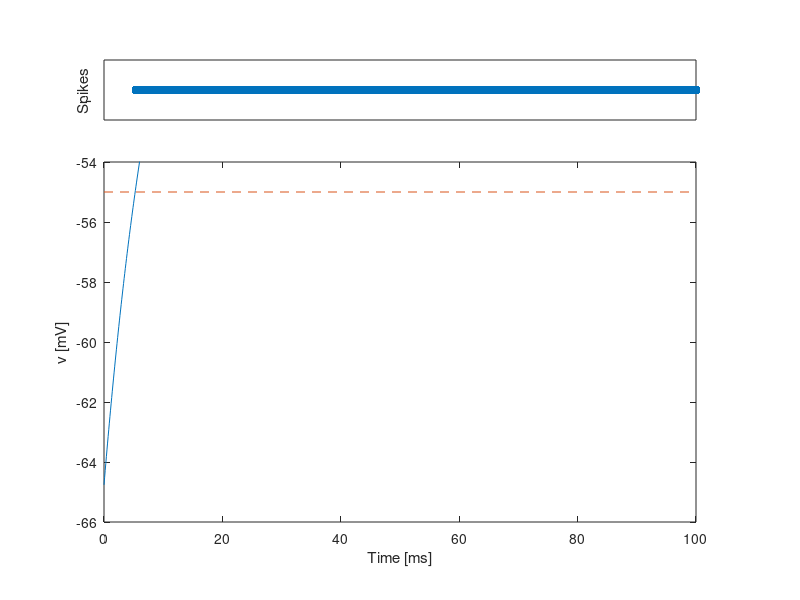

Write the MATLAB code that produced this figure.
clear; clf;

dt=0.1;
tau=10;
E_L=-65;
theta=-55;
RI_ext=24;

t_step=0; v=E_L;
for t=0:dt:100;
    t_step=t_step+1;
    s=v>theta;
    v=(v-dt/tau*((v-E_L)-RI_ext));
    v_rec(t_step)=v;
    t_rec(t_step)=t;
    s_rec(t_step)=s;
end

subplot('Position',[0.13 0.13 1-0.26 0.6])
plot(t_rec, v_rec);
hold on; plot([0 100], [-55 -55], '--');
axis([0 100 -66 -54]);
xlabel('Time [ms]'); ylabel('v [mV]');

subplot('position', [0.13 0.8 1-0.26 0.1])
plot(t_rec, s_rec, '.', 'markersize', 20);
axis([0 100 0.5 1.5]);
set(gca, 'xtick', [], 'ytick', [])
ylabel('Spikes')
